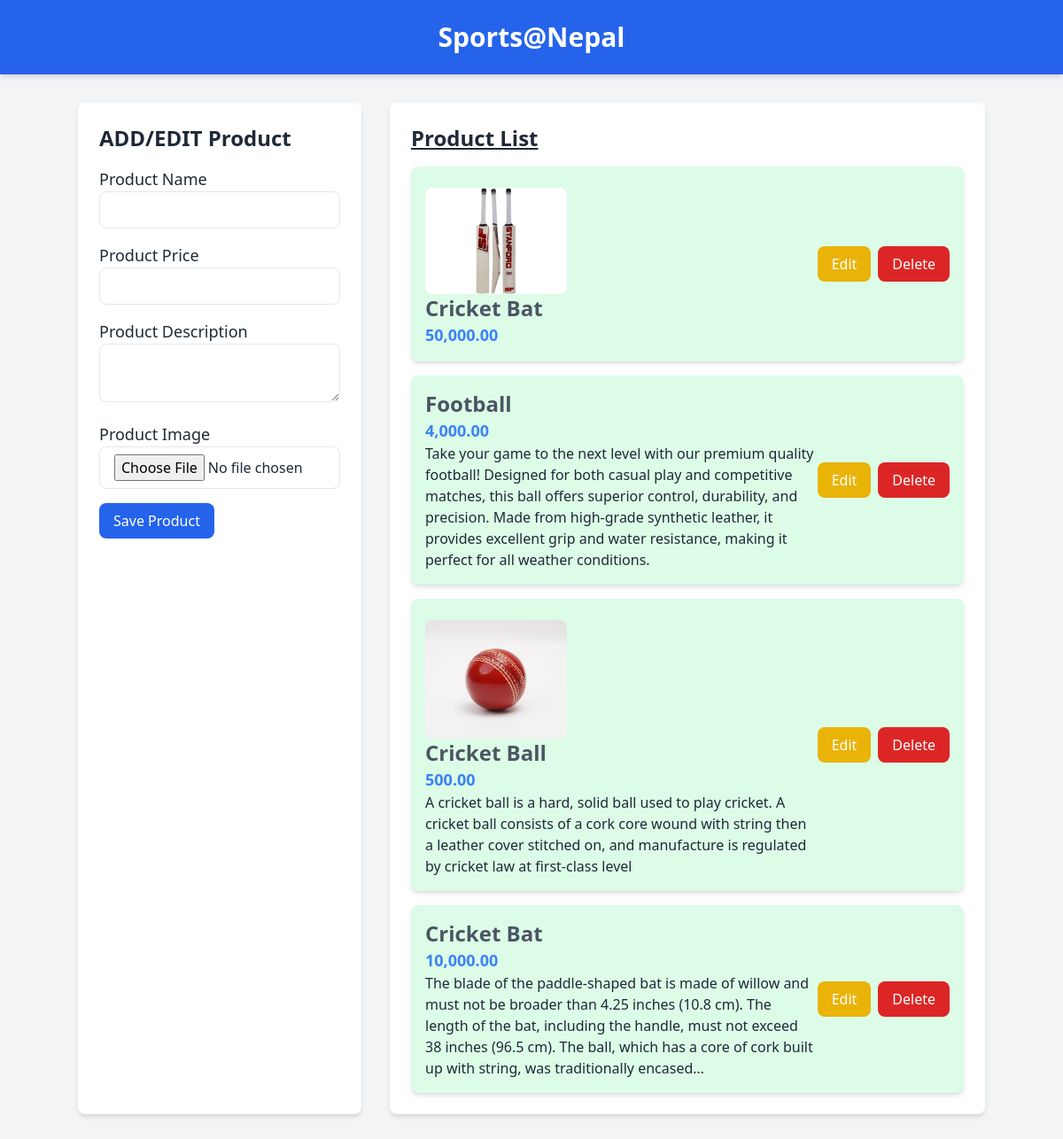
/admin_panel.php (signed in), run on the app's committed database.
### tables this page shows
CREATE TABLE `products` (
  `id` int(11) NOT NULL,
  `name` varchar(255) NOT NULL,
  `price` decimal(10,2) NOT NULL,
  `description` text NOT NULL,
  `image` varchar(255) DEFAULT NULL,
  `created_at` timestamp NOT NULL DEFAULT current_timestamp()
);

### admin_panel.php (the view, shortened to what this page needs)
<?php
include 'connection.php';
$query = "SELECT * FROM products ORDER BY created_at DESC";
$result = $conn->query($query);
?>
<!DOCTYPE html>
<html lang="en">
<head>
    <script src="https://cdn.tailwindcss.com"></script>
</head>
<body class="bg-gray-100 text-gray-800">
    <header class="bg-blue-600 text-white p-6 shadow-md">
        <div class="container mx-auto text-center">
            <h1 class="text-3xl font-bold hover:text-red-500 cursor-pointer">Sports@Nepal</h1>
        </div>
    </header>
    <main class="container mx-auto my-8 ">
        <div class="grid grid-cols-2 md:grid-cols-3 gap-8 ">
            <section class="md:col-span-1 bg-white p-6 rounded-lg shadow-md ">
                <h2 class="text-2xl font-semibold mb-4">ADD/EDIT Product</h2>
                <form action="admin_process.php" method="POST" enctype="multipart/form-data" class="space-y-4  ">
                    <div>
                        <label class="block text-lg font-medium">Product Name</label>
                        <input type="text" name="name" id="product-name"
                        class="w-full px-4 py-2 border rounded-lg focus:outline-none focus:ring-2 focus:ring-blue-500" required>
                    </div>
                    <div>
                        <label class="block text-lg font-medium">Product Price</label>
                        <input type="number" name="price" id="product-price"
                        class="w-full px-4 py-2 border rounded-lg focus:outline-none focus:ring-2 focus:ring-blue-500" required>
                    </div>
                    <div>
                        <label class="block text-lg font-medium">Product Description</label>
                        <textarea name="description" id="product-description"
                            class="w-full px-4 py-2 border rounded-lg focus:outline-none focus:ring-2 focus:ring-blue-500" required>
                        </textarea>
                    </div>
                    <div>
                        <label class="block text-lg font-medium">Product Image</label>
                        <input type="file" name="image" id="product-image"
                        class="w-full px-4 py-2 border rounded-lg focus:outline-none focus:ring-2 focus:ring-blue-500">
                    </div>
                    <div class="flex justify-between">
                        <button type="submit" name="save_product"
                            class="bg-blue-600 text-white px-4 py-2 rounded-lg hover:bg-blue-700 focus:outline-none focus:ring-2 focus:ring-blue-500">
                            Save Product
                        </button>
                    </div>
                </form>
            </section>
            <section class="md:col-span-2 bg-white p-6 rounded-lg shadow-md ">
                <h2 class="text-2xl font-semibold mb-4 underline ">Product List</h2>
                <ul class="space-y-4 ">
                    <?php while ($row = $result->fetch_assoc()): ?>
                        <li class="bg-gray-50 p-4 rounded-lg shadow-md flex justify-between items-center bg-green-100">
                            <div >
                                <?php if ($row['image']): ?>
                                    <img src="<?= htmlspecialchars($row['image']) ?>"
                                    alt="<?= htmlspecialchars($row['name']) ?>"
                                    class="w-40 h-30 object-cover mt-2 rounded-lg">
                                <?php endif; ?>
                                <h3 class="text-2xl font-semibold text-gray-600 hover:cursor-pointer hover:underline"><?= htmlspecialchars($row['name']) ?></h3>
                                <p class="text-blue-500 text-lg font-bold hover:cursor-pointer hover:underline"><?= number_format($row['price'], 2) ?></p>
                                <p><?= htmlspecialchars($row['description']) ?></p>
                            </div>
                            <div class="flex space-x-2">
                                <button class="bg-yellow-500 text-white px-4 py-2 rounded-lg hover:bg-yellow-600 focus:outline-none"
                                onclick="editProduct(<?= $row['id'] ?>,
                                '<?= addslashes($row['name']) ?>',
                                <?= $row['price'] ?>,
                                '<?= addslashes($row['description']) ?>')">Edit</button>
                                <button class="bg-red-600 text-white px-4 py-2 rounded-lg hover:bg-red-700 focus:outline-none"
                                onclick="confirmDelete(<?= $row['id'] ?>)">Delete</button>
                            </div>
                        </li>
                    <?php endwhile; ?>
                </ul>
            </section>
        </div>
    </main>
</body>
</html>

### data on the page
products: image (picture), name "Cricket Bat", price "50,000.00"
products: name "Football", price "4,000.00", description "Take your game to the next level with our premium quality football! Designed for both casual play and competitive matches, this ball offers superior control, durability, and precision. Made from high-grade synthetic leather, it provides excellent grip and water resistance, making it perfect for all weather conditions."
products: image (picture), name "Cricket Ball", price "500.00", description "A cricket ball is a hard, solid ball used to play cricket. A cricket ball consists of a cork core wound with string then a leather cover stitched on, and manufacture is regulated by cricket law at first-class level"
products: name "Cricket Bat", price "10,000.00", description "The blade of the paddle-shaped bat is made of willow and must not be broader than 4.25 inches (10.8 cm). The length of the bat, including the handle, must not exceed 38 inches (96.5 cm). The ball, which has a core of cork built up with string, was traditionally encased…"
